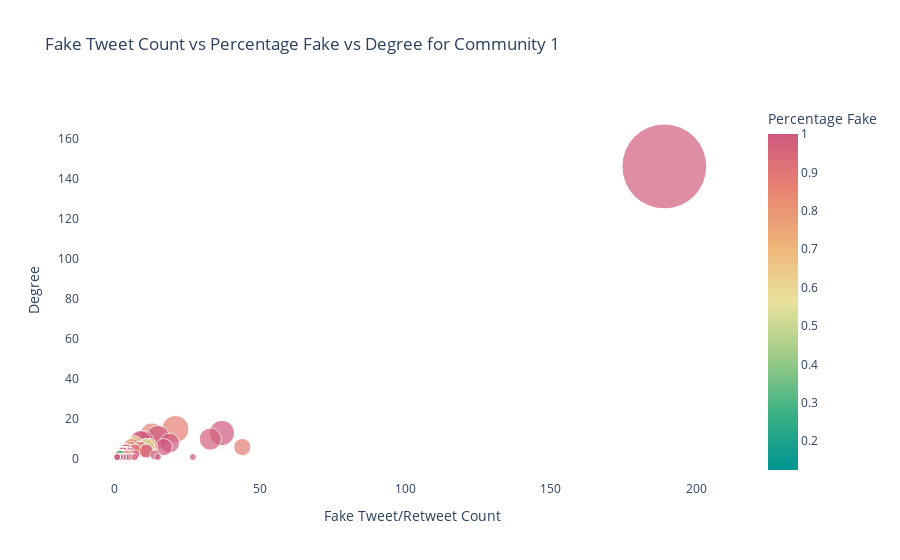

The cell this chart's notebook holds for it:
### Code cell
fig = px.scatter(com1_metrics, x="tweet_retweet_fake_count", y="degree", size = 'degree', color="percentage_fake",
                 hover_name="user_id", log_y=False, size_max=60, color_continuous_scale=px.colors.diverging.Temps,
                title="Fake Tweet Count vs Percentage Fake vs Degree for Community 1",
                labels={
                     "tweet_retweet_fake_count": "Fake Tweet/Retweet Count",
                     "degree": "Degree",
                     "percentage_fake": "Percentage Fake"
                 })
fig.layout.plot_bgcolor = 'rgb(255,255,255)'
fig.show()

### Figure 1 — Plotly figure (JSON) as saved in the notebook; plotly's stock layout.template omitted (floating-point values rounded to 4 significant figures; data arrays with more than 128 entries replaced by an {"elided": "..."} marker saying what was removed)
{"data": [{"hovertemplate": "<b>%{hovertext}</b><br><br>Fake Tweet/Retweet Count=%{x}<br>Degree=%{marker.size}<br>Percentage Fake=%{marker.color}<extra></extra>", "hovertext": {"elided": "368 int values"}, "legendgroup": "", "marker": {"color": {"elided": "368 float values"}, "coloraxis": "coloraxis", "size": {"elided": "368 int values"}, "sizemode": "area", "sizeref": 0.04056, "symbol": "circle"}, "mode": "markers", "name": "", "orientation": "v", "showlegend": false, "type": "scatter", "x": {"elided": "368 int values"}, "xaxis": "x", "y": {"elided": "368 int values"}, "yaxis": "y"}], "layout": {"coloraxis": {"colorbar": {"title": {"text": "Percentage Fake"}}, "colorscale": [[0, "rgb(0, 147, 146)"], [0.1667, "rgb(57, 177, 133)"], [0.3333, "rgb(156, 203, 134)"], [0.5, "rgb(233, 226, 156)"], [0.6667, "rgb(238, 180, 121)"], [0.8333, "rgb(232, 132, 113)"], [1, "rgb(207, 89, 126)"]]}, "legend": {"itemsizing": "constant", "tracegroupgap": 0}, "plot_bgcolor": "rgb(255,255,255)", "title": {"text": "Fake Tweet Count vs Percentage Fake vs Degree for Community 1"}, "xaxis": {"anchor": "y", "domain": [0, 1], "title": {"text": "Fake Tweet/Retweet Count"}}, "yaxis": {"anchor": "x", "domain": [0, 1], "title": {"text": "Degree"}}}}
